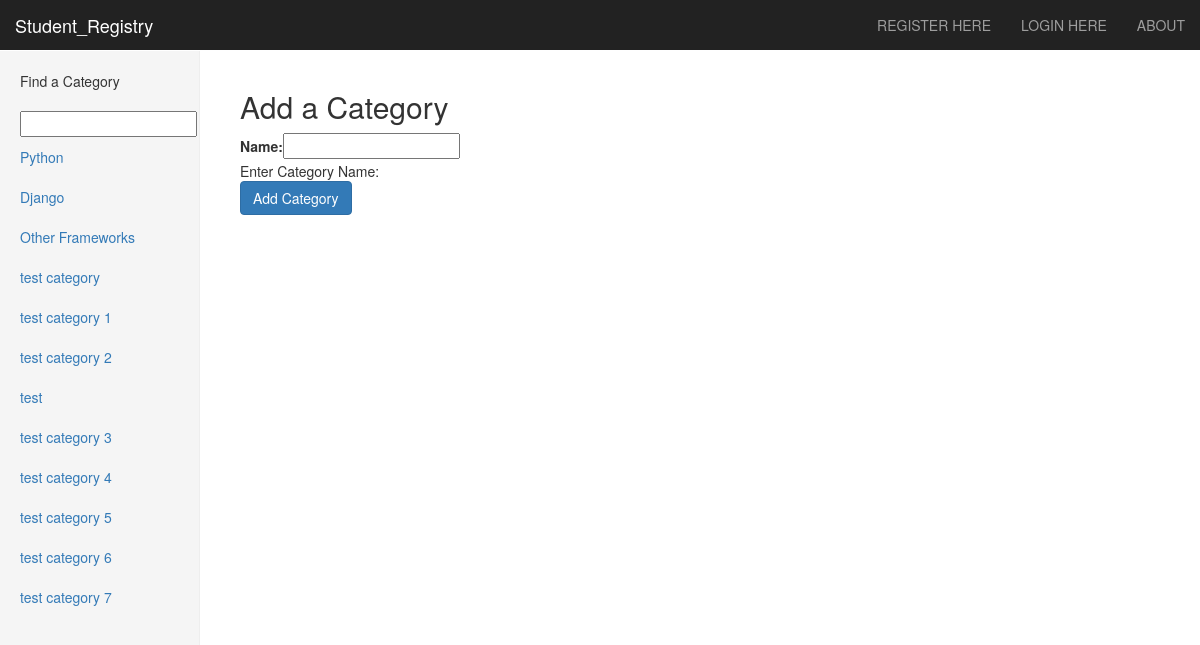
The page /student_registry/add_category/ on the database its author committed.
### student_registry/models.py (models this page shows, shortened)
class Category(models.Model):
	name = models.CharField(max_length=128, unique=True)
	likes = models.IntegerField(default=0)
	views = models.IntegerField(default=0)
	slug = models.SlugField()
	class Meta():
		verbose_name = "Category"
		verbose_name_plural = "Categories"

### student_registry/views.py (the view)
def add_category(request):
	if request.method == 'POST':
		form = CategoryForm(request.POST)
		if form.is_valid():
			form.save(commit=True)
			return index(request)
		else:
			print form.errors
	else:
		form = CategoryForm()
	return render(request, 'student_registry/add_category.html', {'form':form})

### student_registry/forms.py
class CategoryForm(forms.ModelForm):
	name = forms.CharField(max_length=128, help_text="Enter Category Name:")
	views = forms.IntegerField(widget=forms.HiddenInput(), initial=0)
	likes = forms.IntegerField(widget=forms.HiddenInput(), initial=0)
	slug = forms.CharField(widget=forms.HiddenInput(), required=False)
	class Meta:
		model = Category
		fields = ('name', )

### student_registry/templatetags/student_registry_extras.py (called while the page is built)
@register.inclusion_tag('student_registry/cats.html')
def get_category_list(cat=None):
	return {'cats': Category.objects.all(), 'active_category': cat}

### templates/student_registry/add_category.html (shortened to what this page needs)
{% extends 'base.html' %}
{% load staticfiles %}
{% load bootstrap_toolkit %}
{% block body_block %}
	<form id="category_form" method="post" action="/student_registry/add_category/">
		<h2 class="form-signin-heading">Add a Category</h2>
		{{ form|as_bootstrap }}<br/>
		<button class="btn btn-primary" type="submit" name="submit">Add Category</button>
	</form>
{% endblock %}

### templates/student_registry/cats.html
{% if cats %}
	<ul class="nav nav-sidebar">
		{% for category in cats %}
			{% if category == active_category %}
				<li class="active">
			{% else %}
				<li>
			{% endif %}
				<a href="{% url 'category' category.slug %}">{{ category.name }}</a></li>
		{% endfor %}
{% else %}
		<li><strong>There are no category present</strong></li>
	</ul>
{% endif %}

### static/student_registry/css/dashboard.css (style rules this page uses)
body { padding-top: 50px; }
.nav-sidebar { margin-right: -21px; margin-bottom: 20px; margin-left: -20px; }
.nav-sidebar > li > a { padding-right: 20px; padding-left: 20px; }

### rows shown on the page
Category: name "Python"
Category: name "Django"
Category: name "Other Frameworks"
Category: name "test category"
Category: name "test category 1"
Category: name "test category 2"
Category: name "test"
Category: name "test category 3"
Category: name "test category 4"
Category: name "test category 5"
Category: name "test category 6"
Category: name "test category 7"
